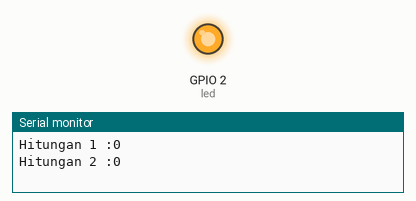
Simulated run of this program. Board: ESP32. Parts: output pins drawn as LEDs (lit = HIGH), the last lines printed to the serial monitor.

Above: at 1.0 s.
At 3.5 s:
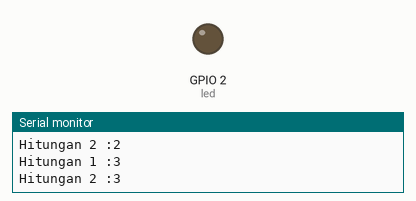
Timing chart, 0 to 6.5 s (numbered marks = the images above):
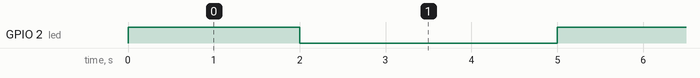

The program:

main.cpp
```cpp
#include <Arduino.h>

int counter1 = 0;
int counter2 = 0;
int counter3 = 0;
uint8_t led = 2;

TaskHandle_t TaskHandle_1;
void taks1(void *pvParameter)
{
  for (;;)
  {
    Serial.print("Hitungan 1 :");
    Serial.println(counter1++);
    vTaskDelay(1000 / portTICK_PERIOD_MS);
  }
}
void taks2(void *pvParameter)
{
  for (;;)
  {
    if (counter1 == 10){
      vTaskSuspend(TaskHandle_1);
    }
    Serial.print("Hitungan 2 :");
    Serial.println(counter2++);
    vTaskDelay(1000 / portTICK_PERIOD_MS);
  }
}
void taks3(void *pvParameter)
{
  for (;;)
  {
    Serial.print("Hitungan 3 :");
    Serial.println(counter3++);
    vTaskDelay(1000 / portTICK_PERIOD_MS);
  }
}
void taks4(void *pvParameter)
{
  pinMode (led, OUTPUT);
  for (;;)
  {
    digitalWrite(led, HIGH);
    vTaskDelay(2000 / portTICK_PERIOD_MS);
    digitalWrite(led, LOW);
    vTaskDelay(3000 / portTICK_PERIOD_MS);
  }
}

void setup()
{
  Serial.begin(9600);
  xTaskCreate(taks1, "Task1", 2048, NULL, 1, NULL);
  xTaskCreate(taks2, "Task2", 2048, NULL, 1, NULL);
  // xTaskCreate(taks3, "Task3", 2048, NULL, 1, NULL);
  xTaskCreate(taks4, "Task4", 2048, NULL, 1, NULL);
}

void loop()
{
  // put your main code here, to run repeatedly:
}
```

Measured:
- by itself, GPIO 2 (led): alternates HIGH for 2.0 s and LOW for 3.0 s
